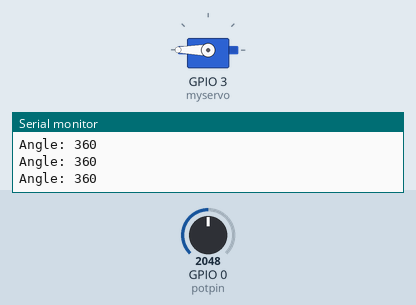
Bench run of a sketch on a simulated ESP32. On the bench: servo, the last lines printed to the serial monitor. The test bench sets the inputs (shaded band); at power-on: GPIO 0 (potpin) = 2048.

Above: at 1.2 s.
1.3 s: GPIO 0 (potpin) set to 2774
2.8 s: GPIO 0 (potpin) set to 2897
At 3.5 s:
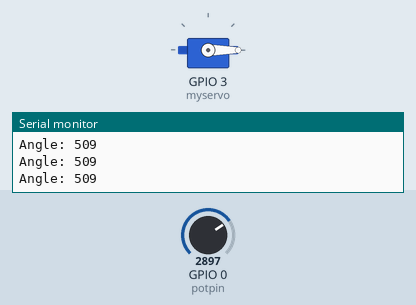
4.3 s: GPIO 0 (potpin) set to 491
At 5.4 s:
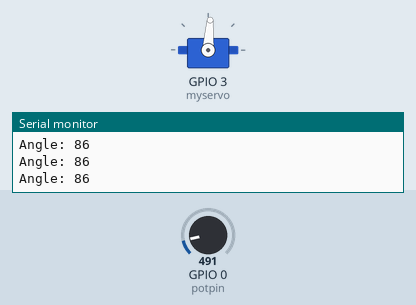
5.8 s: GPIO 0 (potpin) set to 0
At 6.8 s:
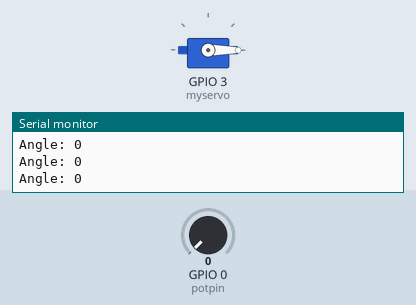
7.3 s: GPIO 0 (potpin) set to 1228
At 8.1 s:
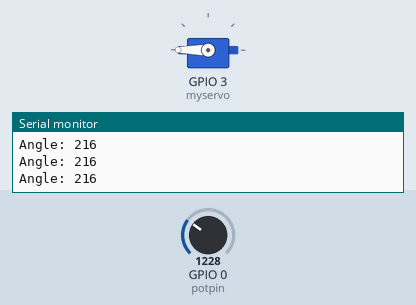
Timing chart, 0 to 9.8 s (numbered marks = the images above; inputs shaded):
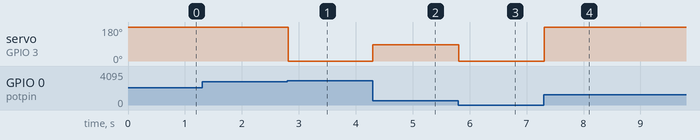

Measured:
- the behaviour switches between 2841 and 2842 on GPIO 0 (potpin) (found by bisection; images 0 and 1)
- after the input at 2.8 s, servo on GPIO 3 (myservo): 180° → 0° at once
- after the input at 4.3 s, servo on GPIO 3 (myservo): 0° → 86° at once
- after the input at 5.8 s, servo on GPIO 3 (myservo): 86° → 0° at once
- after the input at 7.3 s, servo on GPIO 3 (myservo): 0° → 180° at once

The sketch:

Calibration.ino
```cpp
#include <ESP32Servo.h>

Servo myservo;  // create servo object to control a servo

int potpin = 0;  // analog pin used to connect the potentiometer
int val;    // variable to read the value from the analog pin

void setup() {
  Serial.begin(9600);
  myservo.attach(3);  // attaches the servo on pin 9 to the servo object
}

void loop() {
  val = analogRead(potpin);            // reads the value of the potentiometer (value between 0 and 1023)
  val = map(val, 0, 1023, 0, 180);     // scale it to use it with the servo (value between 0 and 180)
  myservo.write(val);                  // sets the servo position according to the scaled value
  Serial.print("Angle: ");
  Serial.println(val);
  delay(15);                           // waits for the servo to get there
}
```
